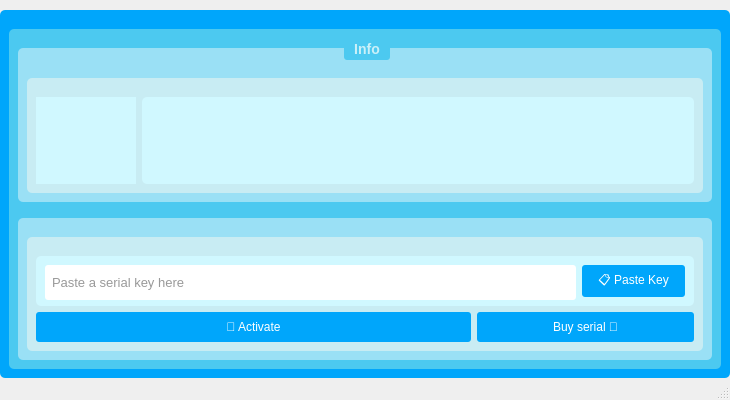
<?xml version="1.0" encoding="UTF-8"?>
<ui version="4.0">
 <class>MainWindow</class>
 <widget class="QMainWindow" name="MainWindow">
  <property name="geometry">
   <rect>
    <x>0</x>
    <y>0</y>
    <width>730</width>
    <height>400</height>
   </rect>
  </property>
  <property name="minimumSize">
   <size>
    <width>730</width>
    <height>400</height>
   </size>
  </property>
  <property name="maximumSize">
   <size>
    <width>1200</width>
    <height>1200</height>
   </size>
  </property>
  <property name="windowTitle">
   <string>Nms Kontho Activation</string>
  </property>
  <property name="styleSheet">
   <string notr="true">QLineEdit {
    background-color: #f2f2f2;
    border: 1px solid #dcdcdc;
    padding: 5px;
    border-radius: 3px;
    color: #333333;
	font: 14px &quot;MS Shell Dlg 2&quot;;
}

QLineEdit:focus {
    border-color: #4d90fe;
}

QPushButton {
    background-color: #4d90fe;
    color: #ffffff;
    border: none;
    padding: 8px 16px;
    border-radius: 3px;
	
	font: 14px &quot;MS Shell Dlg 2&quot;;
}

QPushButton:hover {
    background-color: #3881e2;
}

QPushButton:pressed {
    background-color: #1352a2;
}
</string>
  </property>
  <widget class="QWidget" name="centralwidget">
   <layout class="QGridLayout" name="gridLayout">
    <property name="leftMargin">
     <number>0</number>
    </property>
    <property name="topMargin">
     <number>0</number>
    </property>
    <property name="rightMargin">
     <number>0</number>
    </property>
    <property name="bottomMargin">
     <number>0</number>
    </property>
    <property name="spacing">
     <number>0</number>
    </property>
    <item row="1" column="0">
     <widget class="QGroupBox" name="groupBox">
      <property name="minimumSize">
       <size>
        <width>400</width>
        <height>0</height>
       </size>
      </property>
      <property name="styleSheet">
       <string notr="true">QFrame{
background-color: rgb(0, 166, 251);
border:none;

}

QComboBox{
font: 57 14px &quot;DM Mono Medium&quot;;
}

QRadioButton {
    padding: 2px;
    margin: 5px;
	 font-size: 15px;
}

QRadioButton::hover {
    font: 11px;
    padding: 2px;
    margin: 5px;
	font: 14px &quot;MS Shell Dlg 2&quot;;
}

QRadioButton::indicator {
    width: 13px;
    height: 13px;
}

QRadioButton::indicator::unchecked {
    border: 1px solid #90A4AE;
    border-radius: 4px;
    background-color: #ECEFF1;
}

QRadioButton::indicator::checked {
    border: 1px solid #90A4AE;
    border-radius: 5px;
    background-color: #90A4AE;
	background-color: rgb(0, 193, 0);
}
QRadioButton::indicator::unchecked:hover {
    width: 14px;
    height: 14px;
}
QRadioButton::indicator::checked:hover {
     width: 15px;
    height: 15px;
}

QGroupBox {
    border: none;
    border-radius: 5px;
    margin-top: 10px; /* leave space at the top for the title */
    font-weight: bold;
	font-size: 14px;
	background-color: rgb(0, 166, 251);
}

QGroupBox::title {
    subcontrol-origin: margin;
    subcontrol-position: top; /* position at the top center */
    padding: 3 8px;
	color: rgb(202, 240, 248);
	border-radius:4px;
	background-color:  rgb(248, 248, 248);
	font: 57 12px &quot;DM Mono Medium&quot;;
}

QLabel {
    color: #2c3e50;
    font: 57 14px &quot;DM Mono Medium&quot;;
	border: none;
}

QLineEdit {
    border: none;
    border-radius: 3px;
    padding: 1px;
	padding-left: 5px;
    background: #ffffff;
    selection-background-color: #007bff;
    selection-color: #ffffff;
    font-size: 13px;
}


QCheckBox {
    spacing: 5px;
    color: #2c3e50;
    font-size: 15px;
}

QCheckBox::indicator {
    width: 14px;
    height: 14px;
}

QComboBox{
border:none;
}
</string>
      </property>
      <property name="title">
       <string/>
      </property>
      <layout class="QGridLayout" name="gridLayout_3">
       <item row="0" column="0">
        <widget class="QGroupBox" name="groupBox_2">
         <property name="styleSheet">
          <string notr="true">QGroupBox {
    border: none;
    border-radius: 5px;
    margin-top: 1ex; /* leave space at the top for the title */
	background-color: rgb(134, 202, 237);
	background-color: rgb(76, 201, 240);
}
QGroupBox::title {
	border-radius:3px;
	background-color: rgb(154, 224, 245);
}
QPushButton {
	background-color: rgb(0, 166, 251);
	color: white;
    border: none;
    border-radius: 3px;
	font: 57 14px &quot;DM Mono Medium&quot;;
}
QPushButton:hover {
background-color: rgb(0, 180, 216);
}
QPushButton:pressed {
	color: rgb(202, 240, 248);
	background-color: rgb(0, 119, 182);
}
QLabel{
background:transparent;
}

QCheckBox:disabled {
background-color: rgb(76, 201, 240);
  border: none;
	color: rgb(208, 248, 255);
}

</string>
         </property>
         <property name="title">
          <string/>
         </property>
         <layout class="QGridLayout" name="gridLayout_4">
          <item row="0" column="0">
           <widget class="QGroupBox" name="groupBox_3">
            <property name="styleSheet">
             <string notr="true">QGroupBox {
    border: none;
	background-color: rgb(154, 224, 245);
}
QGroupBox::title {
	border:none;
	
	background-color: rgb(76, 201, 240);
}
</string>
            </property>
            <property name="title">
             <string>Info</string>
            </property>
            <layout class="QHBoxLayout" name="horizontalLayout_3">
             <property name="topMargin">
              <number>20</number>
             </property>
             <item>
              <widget class="QGroupBox" name="groupBox_5">
               <property name="minimumSize">
                <size>
                 <width>0</width>
                 <height>125</height>
                </size>
               </property>
               <property name="styleSheet">
                <string notr="true">QGroupBox {
    border: none;
	background-color: rgb(200, 236, 243);
}

</string>
               </property>
               <property name="title">
                <string/>
               </property>
               <layout class="QHBoxLayout" name="horizontalLayout_4">
                <item>
                 <widget class="QGroupBox" name="groupBox_9">
                  <property name="maximumSize">
                   <size>
                    <width>100</width>
                    <height>100</height>
                   </size>
                  </property>
                  <property name="styleSheet">
                   <string notr="true">background-color: rgb(208, 248, 255);</string>
                  </property>
                  <property name="title">
                   <string/>
                  </property>
                  <layout class="QGridLayout" name="gridLayout_7">
                   <property name="leftMargin">
                    <number>0</number>
                   </property>
                   <property name="topMargin">
                    <number>0</number>
                   </property>
                   <property name="rightMargin">
                    <number>0</number>
                   </property>
                   <property name="bottomMargin">
                    <number>0</number>
                   </property>
                   <property name="spacing">
                    <number>0</number>
                   </property>
                   <item row="0" column="0">
                    <widget class="QLabel" name="label">
                     <property name="maximumSize">
                      <size>
                       <width>100</width>
                       <height>100</height>
                      </size>
                     </property>
                     <property name="text">
                      <string/>
                     </property>
                     <property name="scaledContents">
                      <bool>true</bool>
                     </property>
                    </widget>
                   </item>
                  </layout>
                 </widget>
                </item>
                <item>
                 <widget class="QGroupBox" name="groupBox_8">
                  <property name="styleSheet">
                   <string notr="true">QGroupBox {
    border: none;
	background-color: rgb(208, 248, 255);

}</string>
                  </property>
                  <property name="title">
                   <string/>
                  </property>
                  <layout class="QGridLayout" name="gridLayout_2">
                   <item row="0" column="1">
                    <widget class="QLabel" name="label_2">
                     <property name="minimumSize">
                      <size>
                       <width>0</width>
                       <height>90</height>
                      </size>
                     </property>
                     <property name="styleSheet">
                      <string notr="true">font: 57 16px &quot;DM Mono Medium&quot;;
padding: 5px;
padding-left: 20px;</string>
                     </property>
                     <property name="text">
                      <string/>
                     </property>
                     <property name="alignment">
                      <set>Qt::AlignLeading|Qt::AlignLeft|Qt::AlignVCenter</set>
                     </property>
                    </widget>
                   </item>
                  </layout>
                 </widget>
                </item>
               </layout>
              </widget>
             </item>
            </layout>
           </widget>
          </item>
          <item row="1" column="0">
           <widget class="QGroupBox" name="groupBox_4">
            <property name="styleSheet">
             <string notr="true">QGroupBox {
    border: none;
	background-color: rgb(154, 224, 245);
}
QGroupBox::title {
	border:none;
	
	background-color: rgb(76, 201, 240);
}
</string>
            </property>
            <property name="title">
             <string/>
            </property>
            <layout class="QGridLayout" name="gridLayout_5">
             <item row="0" column="0">
              <widget class="QGroupBox" name="groupBox_6">
               <property name="styleSheet">
                <string notr="true">QGroupBox {
    border: none;
	background-color: rgb(200, 236, 243);
}

</string>
               </property>
               <property name="title">
                <string/>
               </property>
               <layout class="QGridLayout" name="gridLayout_6">
                <item row="0" column="0" colspan="3">
                 <widget class="QGroupBox" name="groupBox_7">
                  <property name="minimumSize">
                   <size>
                    <width>0</width>
                    <height>60</height>
                   </size>
                  </property>
                  <property name="maximumSize">
                   <size>
                    <width>16777215</width>
                    <height>62</height>
                   </size>
                  </property>
                  <property name="styleSheet">
                   <string notr="true">QGroupBox {
    border: none;
	background-color: rgb(208, 248, 255);

}</string>
                  </property>
                  <property name="title">
                   <string/>
                  </property>
                  <layout class="QHBoxLayout" name="horizontalLayout">
                   <item>
                    <widget class="QLineEdit" name="lineEdit">
                     <property name="minimumSize">
                      <size>
                       <width>0</width>
                       <height>35</height>
                      </size>
                     </property>
                     <property name="maximumSize">
                      <size>
                       <width>16777215</width>
                       <height>16777215</height>
                      </size>
                     </property>
                     <property name="styleSheet">
                      <string notr="true">font: 57 14px &quot;DM Mono Medium&quot;;</string>
                     </property>
                     <property name="echoMode">
                      <enum>QLineEdit::Password</enum>
                     </property>
                     <property name="placeholderText">
                      <string>Paste a serial key here</string>
                     </property>
                    </widget>
                   </item>
                   <item>
                    <widget class="QPushButton" name="PastePushButton">
                     <property name="maximumSize">
                      <size>
                       <width>130</width>
                       <height>16777215</height>
                      </size>
                     </property>
                     <property name="text">
                      <string>📋 Paste Key</string>
                     </property>
                    </widget>
                   </item>
                  </layout>
                 </widget>
                </item>
                <item row="1" column="2">
                 <layout class="QHBoxLayout" name="horizontalLayout_2">
                  <property name="rightMargin">
                   <number>0</number>
                  </property>
                  <item>
                   <widget class="QPushButton" name="BuyPushButton">
                    <property name="text">
                     <string>Buy serial 🔑</string>
                    </property>
                   </widget>
                  </item>
                 </layout>
                </item>
                <item row="1" column="0" colspan="2">
                 <widget class="QPushButton" name="ActivatepushButton">
                  <property name="styleSheet">
                   <string notr="true">QPushButton {
    background-color: qlineargradient(x1: 0, y1: 0, x2: 0, y2: 1,
                                      stop: 0 #6fd5f5, stop: 1 #3690f0);
    color: #ffffff;
    border: none;
    padding: 8px 16px;
    border-radius: 3px;

}

QPushButton:hover {
    background-color: qlineargradient(x1: 0, y1: 0, x2: 0, y2: 1,
                                      stop: 0 #4cccf5, stop: 1 #257ad4);
}

QPushButton:pressed {
    background-color: qlineargradient(x1: 0, y1: 0, x2: 0, y2: 1,
                                      stop: 0 #257ad4, stop: 1 #1352a2);
}
</string>
                  </property>
                  <property name="text">
                   <string>🚀 Activate</string>
                  </property>
                 </widget>
                </item>
               </layout>
              </widget>
             </item>
            </layout>
           </widget>
          </item>
         </layout>
        </widget>
       </item>
      </layout>
     </widget>
    </item>
   </layout>
  </widget>
  <widget class="QStatusBar" name="statusbar"/>
 </widget>
 <resources/>
 <connections/>
</ui>
